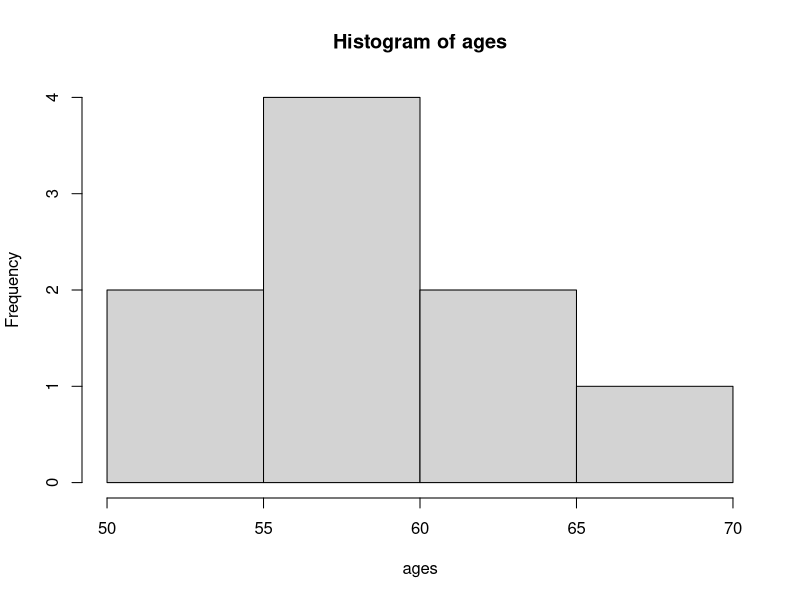
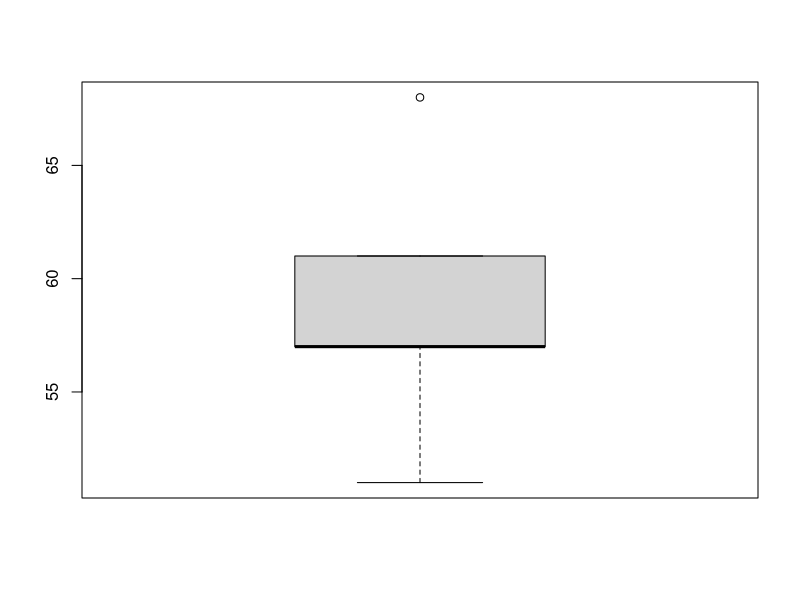

The R script that drew these images, in order:
# Title     : TODO
# Objective : TODO
# Created by: coeat
# Created on: 2021/04/23

ages <- c(57, 61, 57, 58, 57, 61,54, 68, 51)
hist(ages)
boxplot(ages)
fivenum(ages)
# output -> [1] 51 57 57 61 68